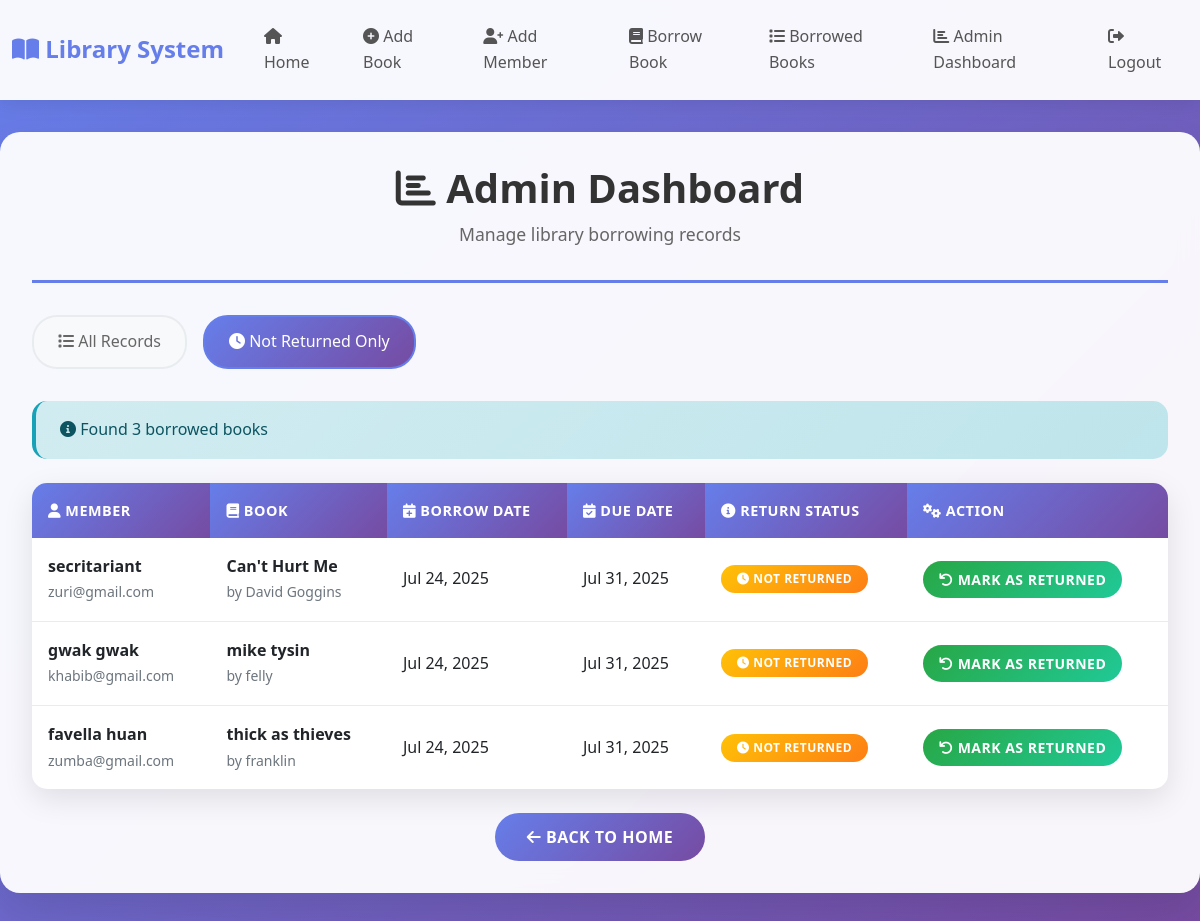
Before: /admin-dashboard/?filter=not_returned (signed in) with the older database file.
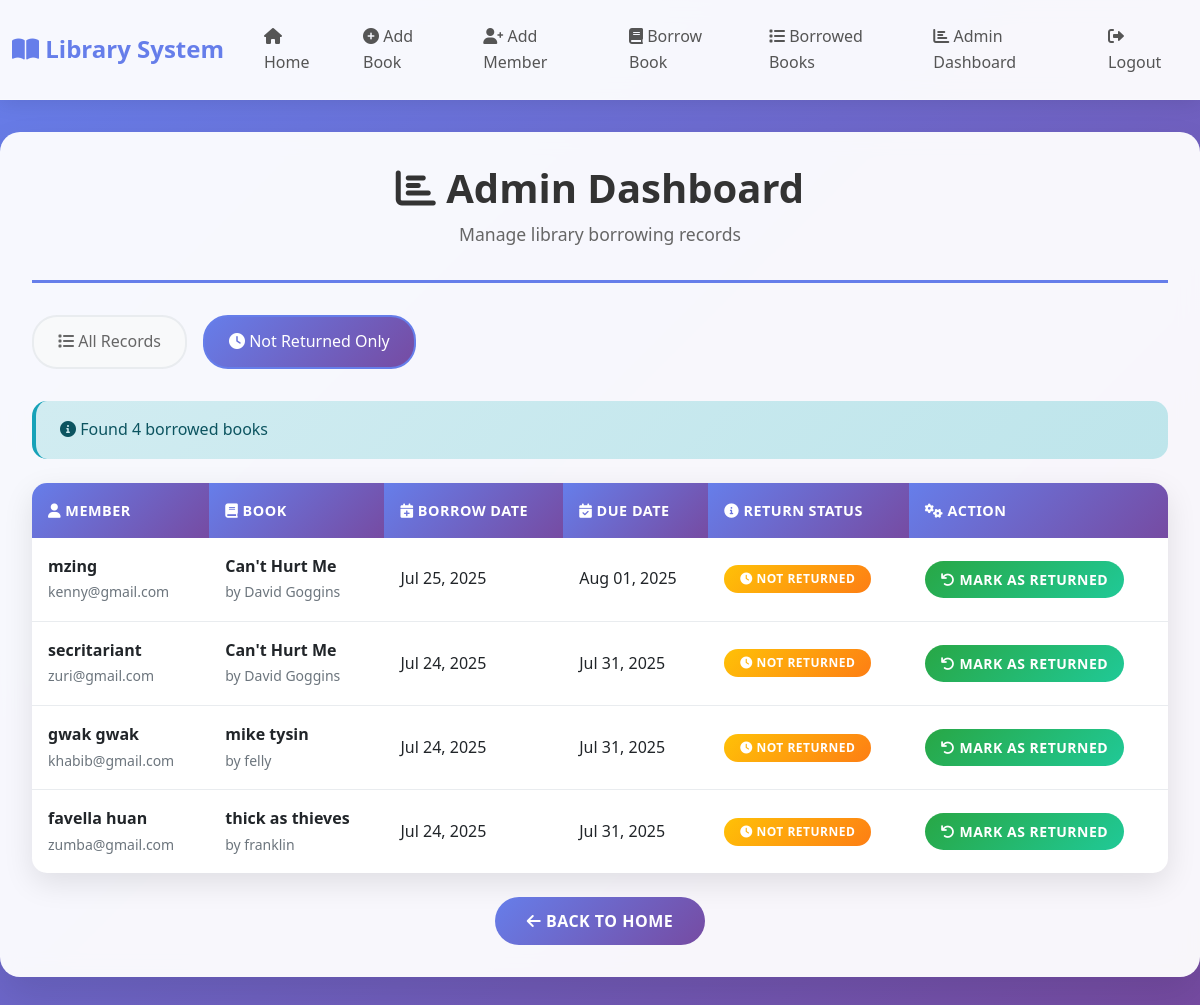
After: the same page with the newer database file.
### library_app/models.py (models this page shows, shortened)
class BorrowedBook(models.Model):
    member=models.ForeignKey(Member,on_delete=models.CASCADE)
    user=models.OneToOneField(User,on_delete=models.CASCADE,null=True, blank=True)
    book=models.ForeignKey(Book,on_delete=models.CASCADE)
    borrowdate=models.DateField(auto_now_add=True)
    returndate=models.DateField(null=True, blank=True)
    is_returned=models.BooleanField(default=False)
    due_date = models.DateTimeField(default=default_due_date, null=False)

class Member(models.Model):
    user = models.OneToOneField(User, on_delete=models.CASCADE, null=True, blank=True)
    fullname=models.CharField(max_length=255)
    email=models.EmailField()
    phonenumber=models.CharField(max_length=13,validators=[RegexValidator(r'^\+?\d{10,13}$',message='Enter a valid phone number(10-13digits)')],)
    registration_date=models.DateField(auto_now_add=True)

class Book(models.Model):
    title=models.CharField(max_length=255)
    author=models.CharField(max_length=255)
    total_copies=models.PositiveIntegerField(validators=[minvalidator(0)], default=0)
    available_copies=models.PositiveIntegerField(validators=[minvalidator(0)], default=0)
    date_added=models.DateField(auto_now_add=True)

### library_app/views.py (the view)
# urls.py: path('admin-dashboard/', views.admin_dashboard, name='admin_dashboard'),
@staff_member_required
def admin_dashboard(request):
    filter_type = request.GET.get('filter')
    if filter_type == 'not_returned':
        borrowed_books = BorrowedBook.objects.select_related('member', 'book').filter(is_returned=False).order_by('-borrowdate')
    else:
        borrowed_books = BorrowedBook.objects.select_related('member', 'book').order_by('-borrowdate')
    print(f"Admin dashboard - Total books: {borrowed_books.count()}")
    print(f"Admin dashboard - Not returned: {BorrowedBook.objects.filter(is_returned=False).count()}")
    for book in borrowed_books:
        print(f"Admin - Book: {book.book.title}, Member: {book.member.fullname}, Is returned: {book.is_returned}")
    if not borrowed_books:
        messages.info(request, "No borrowed books found.")
    return render(request, 'admin_dashboard.html', {'borrowed_books': borrowed_books, 'now': timezone.now(), 'filter_type': filter_type})

### library_app/templates/admin_dashboard.html (shortened to what this page needs)
{% extends 'base.html' %}
{% block content %}
<div class="page-header">
    <h1><i class="fas fa-chart-bar"></i> Admin Dashboard</h1>
    <p class="subtitle">Manage library borrowing records</p>
</div>
<div class="filter-buttons">
    <a href="{% url 'admin_dashboard' %}" class="filter-btn {% if not filter_type %}active{% endif %}">
        <i class="fas fa-list"></i> All Records
    </a>
    <a href="{% url 'admin_dashboard' %}?filter=not_returned" class="filter-btn {% if filter_type == 'not_returned' %}active{% endif %}">
        <i class="fas fa-clock"></i> Not Returned Only
    </a>
</div>
{% if borrowed_books %}
    <div class="alert alert-info">
        <i class="fas fa-info-circle"></i> Found {{ borrowed_books|length }} borrowed books
    </div>
    <div class="table-container">
        <table class="table">
            <thead>
                <tr>
                    <th><i class="fas fa-user"></i> Member</th>
                    <th><i class="fas fa-book"></i> Book</th>
                    <th><i class="fas fa-calendar-plus"></i> Borrow Date</th>
                    <th><i class="fas fa-calendar-check"></i> Due Date</th>
                    <th><i class="fas fa-info-circle"></i> Return Status</th>
                    <th><i class="fas fa-cogs"></i> Action</th>
                </tr>
            </thead>
            <tbody>
                {% for record in borrowed_books %}
                    <tr>
                        <td>
                            <strong>{{ record.member.fullname }}</strong>
                            <br><small class="text-muted">{{ record.member.email }}</small>
                        </td>
                        <td>
                            <strong>{{ record.book.title }}</strong>
                            <br><small class="text-muted">by {{ record.book.author }}</small>
                        </td>
                        <td>{{ record.borrowdate|date:"M d, Y" }}</td>
                        <td>{{ record.due_date|date:"M d, Y" }}</td>
                        <td>
                            {% if record.is_returned %}
                                <span class="badge bg-success">
                                    <i class="fas fa-check"></i> Returned
                                </span>
                                <br><small class="text-muted">{{ record.returndate|date:"M d, Y" }}</small>
                            {% else %}
                                <span class="badge bg-warning">
                                    <i class="fas fa-clock"></i> Not Returned
                                </span>
                            {% endif %}
                        </td>
                        <td>
                            {% if not record.is_returned %}
                                <form method="post" action="{% url 'mark_as_returned' record.id %}" style="display: inline;">
                                    <button type="submit" class="btn btn-success btn-sm" onclick="return confirm('Are you sure you want to mark this book as returned?')">
                                        <i class="fas fa-undo"></i> Mark as Returned
                                    </button>
                                </form>
                            {% else %}
                                <span class="text-muted">
                                    <i class="fas fa-check-circle"></i> Already returned
                                </span>
                            {% endif %}
                        </td>
                    </tr>
                {% endfor %}
            </tbody>
        </table>
    </div>
{% else %}
    <div class="alert alert-info">
        <i class="fas fa-info-circle"></i> No borrowed books found.
    </div>
{% endif %}
<div class="text-center mt-4">
    <a href="{% url 'home' %}" class="btn btn-primary">
        <i class="fas fa-arrow-left"></i> Back to Home
    </a>
</div>
{% endblock %}

Changed rows visible on the page:
added BorrowedBook: member.fullname "mzing", member.email "kenny@gmail.com", book "Can't Hurt Me", book.author "David Goggins", borrowdate "Jul 25, 2025", due_date "Aug 01, 2025", is_returned False (drawn)
Other visible differences:
{{ borrowed_books|length }}: "3" → "4"
